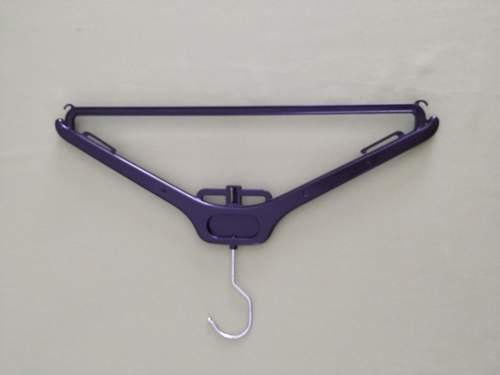
#> input picture imagens/cabide_1_verde_dia_fora_2.jpg, 500 x 375 px; its folder holds 4 pictures in this run
$ jupyter execute --allow-errors ep01.ipynb
#> lines starting #> are read from the running program, lines starting #| are printed output that depends on the picture
# EP01 - Visão e processamento de imagens

Integrantes:

- Bruna Lobato - 10666972
- Felipe Noronha - 10737032
- Izabela Fonsceca - 11583721

---

## 1. Introdução

Este notebook é responsavel acessar a base de dados. Você pode conferir todas as imagens que constituem a base de dados no [GitHub do projeto](https://github.com/fcnoronha/visao-e-prcessamento-de-imagens).

Além disso, geramos tabelas sumaria de dados junto com uma vizualização de imagens semelhante a oferecida no MNIST.

Finalmente, temos o codigos que utilizamos para redimensionar as todas imagens, normalizando o eixo vertical para o tamanho 500.

## 2. Importanto a base da dados

Os blocos a seguir podem ser usados para importar a base de dados.

[cell 1]
# monta arquivos a partir do Github

# !rm -rf tmp imagens
# !git clone --depth 1 https://github.com/fcnoronha/visao-e-prcessamento-de-imagens tmp
# !mv -v tmp/imagens .

[cell 2]
# monta arquivos a partir do Drive

# from google.colab import drive
# drive.mount('/content/drive')
# !cp -a /content/drive/Shareddrives/visao-e-processamento-de-imagens/. .
# drive.flush_and_unmount()

## 3. Tabelas sumarias de dados

Abaixo apresentamos informações sobre a base dados atravez de tabelas sumarias de dados.

Incorporamos os metadados das imagens nos proprios nomes dos arquivos, assim temos a seguinte nomeclatura `classe_numero-objeto_fundo_{dia|noite}_{dentro|fora}_repeticao.png`.

[cell 3]
from PIL import ImageOps, Image
import pandas as pd
import os

import warnings
warnings.filterwarnings("ignore")

IMAGES_PATH = './imagens'

### 3.1 Tabela Global Sumária

[cell 4]
classes = set()
image_count = 0
base_size = 0
images_size = set()
images = []

for path, dirs, files in os.walk(IMAGES_PATH):
    for file in files:
        file_path = os.path.join(path, file)
        width, height = Image.open(file_path).size
#> width = 500; height = 375

        classes.add(file.split('_')[0])
        image_count += 1
        base_size += os.path.getsize(file_path)
        images_size.add((width, height))

data = []
#> data = []
data.append(['Número de classes', len(classes)])
data.append(['Número de imagens', image_count])
data.append(['Tamanho da base (bytes)', base_size])
data.append(['Resolução das imagens', list(images_size)])

pd.DataFrame(data, columns=['Descrição', 'Valor'])

### 3.2 Tabela detalhada por classe

[cell 5]
data = {}
for c in classes:
    data[c] = [c, 0, set(), set(), 0, 0]

for path, dirs, files in os.walk(IMAGES_PATH):
    for file in files:
        file_path = os.path.join(path, file)
        file_attr = file.split('_')

        c = file_attr[0]
        obj_number = int(file_attr[1])
        rep_number = int(file_attr[5][0])

        if data[c][1] < obj_number: data[c][1] = obj_number
        data[c][2].add(file_attr[2])
        data[c][3].add(file_attr[3]+' '+file_attr[4])
        if data[c][4] < rep_number: data[c][4] = rep_number
        data[c][5] += 1


aux = []
for d in data:
    aux.append(data[d])

pd.DataFrame(aux, columns=['Classe', 'Numero objetos', 'Variações fundo',
                           'Variações iluminação', 'Numero repetições',
                           'Total de amostras'])

## 4. Visualização da base

Abaixo, visualizamos algumas imagens da base.

[cell 6]
import matplotlib.pyplot as plt
import random

num_row = 6
num_col = 4
num_img = num_col*num_row

# selecting n random images from the dataset to show
paths = []
for path, dirs, files in os.walk(IMAGES_PATH):
    for file in files:
        paths.append(os.path.join(path, file))
#> (the rest of this cell did not finish here and is left out)

## Redimensionando as imagens

Abaixo esta o pedaço de codigo que utilizamos para redimensarmos as imagens. O metodo `Image.Thumbnail` vai fazer um resize da imagem, mantendo a proporção (_aspect ratio_) e fazendo com que o tamanho do maior eixo (neste caso, o vertical) seja 500. Além disso, fazemos com que todas as imagens ficassem na orientação _retrato_.

[cell 7]
for path, dirs, files in os.walk(IMAGES_PATH):
    for file in files:
        file_path = os.path.join(path, file)
        image = ImageOps.exif_transpose(Image.open(file_path))
#> image is the input picture: PIL image 500x375 RGB; mean R, G, B 175.5, 171.7, 169

        width, height = Image.open(file_path).size
        if (width > height):
            image = image.transpose(Image.ROTATE_90)
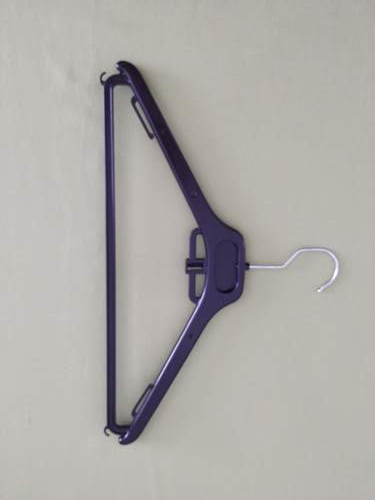
#> image: PIL image 375x500 RGB; mean R, G, B 175.5, 171.7, 169

        image.thumbnail(size=(500,500))
        image.save(file_path, optimize=True, quality=65)
